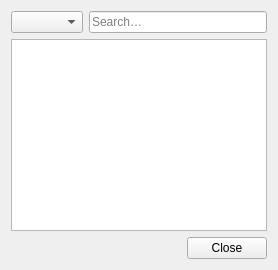
<?xml version="1.0" encoding="UTF-8"?>
<!--
  Observing journal dialog (ADR-036, J2): the derived journal grouped by
  night, with kind filter and search. Loaded by gui/journal_dialog.py
  through gui/ui_loader.py; the kind combo's items carry userData and
  the list's rows are data, both filled in code (ADR-005).
-->
<ui version="4.0">
 <class>JournalDialog</class>
 <widget class="QWidget" name="JournalDialog">
  <layout class="QVBoxLayout" name="vbox_journal"><property name="leftMargin"><number>11</number></property><property name="topMargin"><number>11</number></property><property name="rightMargin"><number>11</number></property><property name="bottomMargin"><number>11</number></property>
   <item>
    <layout class="QHBoxLayout" name="row_filter">
     <item><widget class="QComboBox" name="cmb_kind"/></item>
     <item><widget class="QLineEdit" name="edt_search"><property name="placeholderText"><string>Search…</string></property></widget></item>
    </layout>
   </item>
   <item><widget class="QListWidget" name="lst"><property name="toolTip"><string>Double-click an entry to open its project or explore the object</string></property></widget></item>
   <item><widget class="QDialogButtonBox" name="buttonBox"><property name="standardButtons"><set>QDialogButtonBox::Close</set></property></widget></item>
  </layout>
 </widget>
 <resources/>
 <connections/>
</ui>
